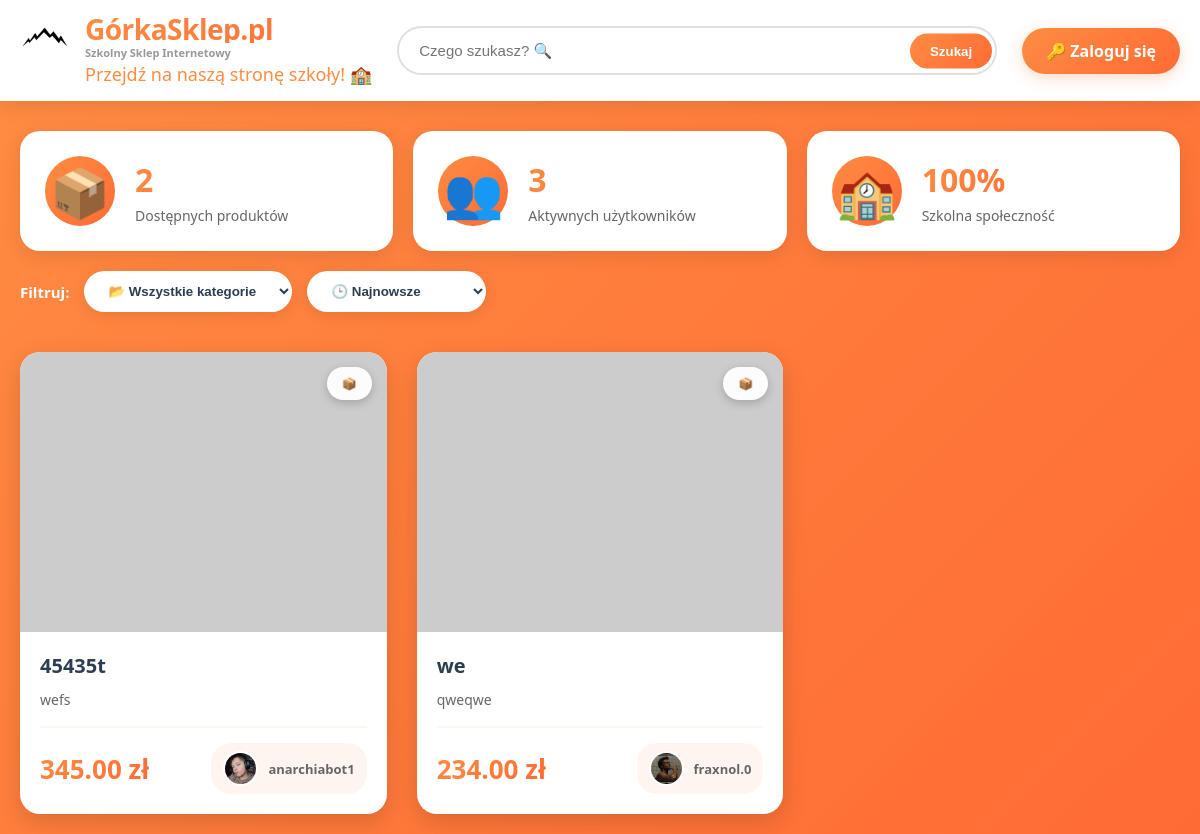
The page / on the database its author committed.
### tables this page shows
CREATE TABLE `produkty` (
  `id` int(11) NOT NULL AUTO_INCREMENT,
  `id_sprzedawcy` int(11) DEFAULT NULL,
  `nazwa` varchar(100) NOT NULL,
  `opis` varchar(300) NOT NULL,
  `cena` decimal(10,2) NOT NULL,
  `zdjecie` varchar(255) DEFAULT NULL,
  `data_dodania` timestamp NOT NULL DEFAULT current_timestamp(),
  `kategoria` varchar(50) NOT NULL DEFAULT 'inne',
  PRIMARY KEY (`id`),
  KEY `fk_produkty_sprzedawca` (`id_sprzedawcy`),
  KEY `idx_kategoria` (`kategoria`),
  CONSTRAINT `fk_produkty_sprzedawca` FOREIGN KEY (`id_sprzedawcy`) REFERENCES `logi` (`id`) ON DELETE SET NULL ON UPDATE CASCADE
);

CREATE TABLE `logi` (
  `id` int(11) NOT NULL AUTO_INCREMENT,
  `username` varchar(100) NOT NULL,
  `password` varchar(255) NOT NULL,
  `email` varchar(255) NOT NULL,
  `created_at` timestamp NOT NULL DEFAULT current_timestamp(),
  `bio` text DEFAULT NULL,
  `ig_link` varchar(150) DEFAULT NULL,
  `profile_picture` varchar(255) DEFAULT NULL,
  `last_activity` timestamp NULL DEFAULT NULL,
  PRIMARY KEY (`id`),
  UNIQUE KEY `username` (`username`),
  UNIQUE KEY `email` (`email`),
  KEY `idx_last_activity` (`last_activity`)
);

### index.php (the view, shortened to what this page needs)
<?php
$host = "localhost";
$user = "root";
$pass = "";
$dbname = "sklep";
$conn = new mysqli($host, $user, $pass, $dbname);
$conn->set_charset("utf8mb4");
$search = $_GET['search'] ?? '';
$sort = $_GET['sort'] ?? 'date_desc';
$query = "SELECT p.*, l.username AS sprzedawca, l.id AS seller_id, l.profile_picture
          FROM produkty p
          LEFT JOIN logi l ON p.id_sprzedawcy = l.id
          WHERE 1=1";
switch($sort) {
    default: $query .= " ORDER BY p.data_dodania DESC";
}
$result = $conn->query($query);
$unread_count = 0;
$total_products = $result->num_rows;
$total_users = $conn->query("SELECT COUNT(*) as cnt FROM logi")->fetch_assoc()['cnt'];
function getFirstImage($zdjecie) {
    $decoded = json_decode($zdjecie, true);
    if (is_array($decoded) && !empty($decoded)) {
        return $decoded[0];
    }
    return $zdjecie;
}
?>
<!doctype html>
<html lang="pl">
<head>
</head>
<body>
<div class="header">
    <div class="header-content">
        <div class="logo-section" onclick="window.location='index.php'">
            <div class="logo-icon"><img src = "./images/logo.png" height = "50px" width = "50px"></div>
            <div class="logo-text">
                <div class="logo-main">GórkaSklep.pl</div>
                <div class="logo-subtitle">Szkolny Sklep Internetowy</div>
                <a href="https://lo2rabka.nowotarski.edu.pl" target="_blank" class="school-link" onclick="event.stopPropagation()">
                     Przejdź na naszą stronę szkoły! 🏫
                </a>
            </div>
        </div>
        <form class="search-section" method="get" action="index.php">
            <div class="search-bar">
                <input type="text"
                       name="search"
                       placeholder="Czego szukasz? 🔍"
                       value="<?= htmlspecialchars($search) ?>">
                <button type="submit" class="search-btn">Szukaj</button>
            </div>
        </form>
        <div class="user-menu">
            <?php if (!empty($_SESSION['user_id'])): ?>
                <a href="wiadomosci.php" class="menu-item messages">
                    💬 Wiadomości
                    <?php if ($unread_count > 0): ?>
                        <span class="badge"><?= $unread_count ?></span>
                    <?php endif; ?>
                </a>
                <a href="profil.php" class="menu-item">👤 Profil</a>
                <a href="dodaj_produkt.php" class="btn-add">+ Dodaj</a>
                <a href="logout.php" class="menu-item">Wyloguj</a>
            <?php else: ?>
                <a href="logowanie.php" class="btn-add">🔑 Zaloguj się</a>
            <?php endif; ?>
        </div>
    </div>
</div>
<div class="stats-banner">
    <div class="stat-card">
        <div class="stat-icon">📦</div>
        <div class="stat-info">
            <h3><?= $total_products ?></h3>
            <p>Dostępnych produktów</p>
        </div>
    </div>
    <div class="stat-card">
        <div class="stat-icon">👥</div>
        <div class="stat-info">
            <h3><?= $total_users ?></h3>
            <p>Aktywnych użytkowników</p>
        </div>
    </div>
    <div class="stat-card">
        <div class="stat-icon">🏫</div>
        <div class="stat-info">
            <h3>100%</h3>
            <p>Szkolna społeczność</p>
        </div>
    </div>
</div>
<form class="filters" method="get">
    <span class="filter-label">Filtruj:</span>
    <select name="category" onchange="this.form.submit()">
        <option value="">📂 Wszystkie kategorie</option>
    </select>
    <select name="sort" onchange="this.form.submit()">
        <option value="date_desc" <?= $sort === 'date_desc' ? 'selected' : '' ?>>🕒 Najnowsze</option>
    </select>
</form>
<div class="container">
    <?php if ($result->num_rows > 0): ?>
        <?php while ($row = $result->fetch_assoc()):
            $firstImage = getFirstImage($row['zdjecie']);
        ?>
            <div class="card" onclick="window.location='produkt.php?id=<?= $row['id'] ?>'">
                <div class="card-image-wrapper">
                    <?php if ($firstImage): ?>
                        <img src="<?= htmlspecialchars($firstImage) ?>" alt="<?= htmlspecialchars($row['nazwa']) ?>" class="card-image" onerror="this.src='https://via.placeholder.com/300x280/ff8c42/ffffff?text=Brak+zdjęcia'">
                    <?php else: ?>
                        <img src="https://via.placeholder.com/300x280/ff8c42/ffffff?text=Brak+zdjęcia" alt="" class="card-image">
                    <?php endif; ?>
                    <?php if (!empty($row['kategoria'])): ?>
                        <div class="card-badge">
                            <?php
                            $icons = [
                                'elektronika' => '📱',
                                'odziez' => '👕',
                                'dom' => '🏠',
                                'sport' => '⚽',
                                'inne' => '📦'
                            ];
                            echo $icons[$row['kategoria']] ?? '📦';
                            ?>
                        </div>
                    <?php endif; ?>
                </div>
                <div class="card-content">
                    <h3 class="card-title"><?= htmlspecialchars($row['nazwa']) ?></h3>
                    <div class="card-description"><?= htmlspecialchars($row['opis']) ?></div>
                    <div class="card-footer">
                        <div class="price"><?= number_format($row['cena'], 2) ?> zł</div>
                        <div class="seller-mini" onclick="event.stopPropagation(); window.location='profil.php?id=<?= $row['seller_id'] ?>'">
                            <?php if (!empty($row['profile_picture'])): ?>
                                <img src="<?= htmlspecialchars($row['profile_picture']) ?>" alt="" class="seller-avatar-mini" onerror="this.style.display='none'; this.nextElementSibling.style.display='flex';">
                            <?php else: ?>
                                <div class="seller-avatar-placeholder-mini">
                                    <?= strtoupper(substr($row['sprzedawca'] ?? 'U', 0, 1)) ?>
                                </div>
                            <?php endif; ?>
                            <div class="seller-name-mini"><?= htmlspecialchars($row['sprzedawca'] ?? 'Nieznany') ?></div>
                        </div>
                    </div>
                </div>
            </div>
        <?php endwhile; ?>
    <?php endif; ?>
</div>
</body>
</html>

### rows shown on the page
produkty: kategoria "📦", nazwa "45435t", opis "wefs", cena "345.00", id_sprzedawcy.profile_picture (picture), id_sprzedawcy.username "anarchiabot1"
produkty: kategoria "📦", nazwa "we", opis "qweqwe", cena "234.00", id_sprzedawcy.profile_picture (picture), id_sprzedawcy.username "fraxnol.0"

### other values the page prints
$total_products "2"
$total_users "3"
